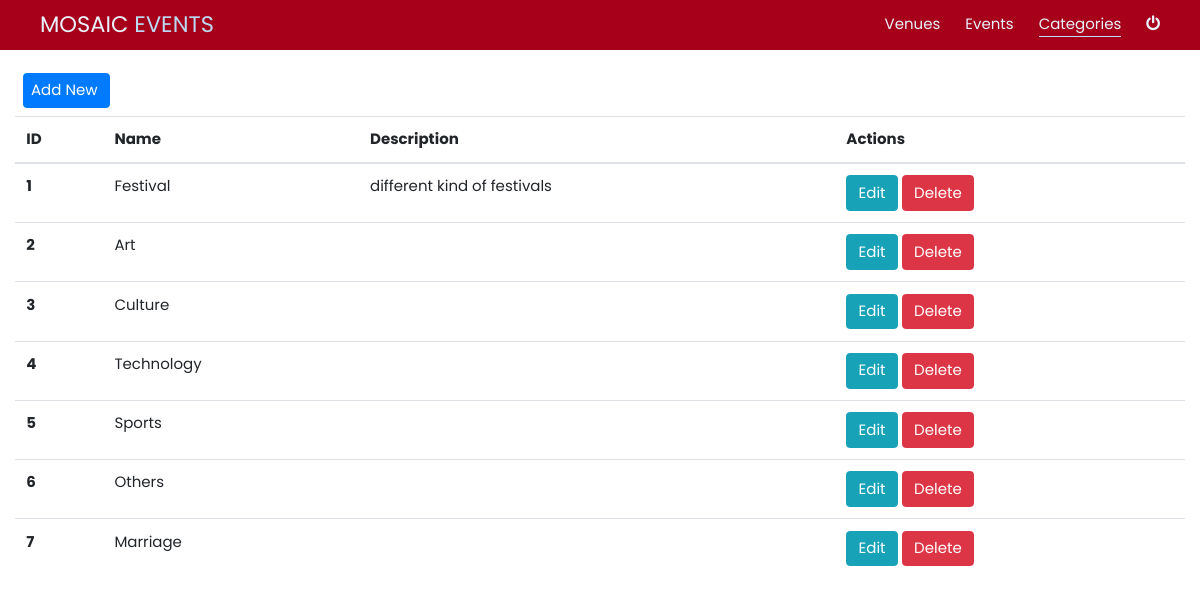
/category/view.php (signed in), run on the app's committed database.
### tables this page shows
CREATE TABLE `categories` (
  `id` int(11) NOT NULL,
  `name` varchar(155) NOT NULL,
  `description` varchar(255) NOT NULL
);

### category/view.php (the view, shortened to what this page needs)
<?php
include('../db_connect.php');
$ReadSql = "SELECT * FROM `categories`";
$res = mysqli_query($conn, $ReadSql);
?>
<!DOCTYPE html>
<html>
    <head>
        <link rel="stylesheet" href="https://cdnjs.cloudflare.com/ajax/libs/font-awesome/4.7.0/css/font-awesome.min.css">
        <link rel="stylesheet" href="../w3-css.css">
        <link rel="stylesheet" href="../cssstyle.css">
		<link rel="stylesheet" href="https://stackpath.bootstrapcdn.com/bootstrap/4.5.0/css/bootstrap.min.css">
		<link href="//maxcdn.bootstrapcdn.com/font-awesome/4.7.0/css/font-awesome.min.css" rel="stylesheet">
    </head>
    <body id="body">
        <header >
            <div class="navigation w3-highway-red w3-container">
                <nav class="nav-container w3-padding-large">
                    <div class="logo">
                        <a href="../admin_index.php" >MOSAIC <span>EVENTS</span></a>
                    </div>
                    <div class="links">
						<a href='../venues/view.php' class='lnk'>Venues</a>
                        <a href='../event/view.php' class='lnk'>Events</a>
                        <a href='../category/view.php' class='lnk active'>Categories</a>
                        <a href="../logout.php" id="logout"><i class="fa fa-power-off " style="font-size:16px" ></i></a>
                    </div>
                </nav>
            </div>
        </header>
		<section>
			<div>
			<div class="container-fluid my-4">
				<div class="row my-2">
					<a href="add.php"><button type="button" class="btn btn-primary ml-4 pl-2">Add New</button></a>
				</div>
				<table class="table ">
				<thead>
					<tr>
						<th>ID</th>
						<th>Name</th>
						<th>Description</th>
						<th>Actions</th>
					</tr>
				</thead>
				<tbody>
				<?php
				while($r = mysqli_fetch_assoc($res)){
				?>
					<tr>
						<th scope="row"><?php echo $r['id']; ?></th>
						<td><?php echo $r['name']; ?></td>
						<td><?php echo $r['description']; ?></td>
						<td>
							<a href="update.php?id=<?php echo $r['id']; ?>"><button type="button" class="btn btn-info">Edit</button></a>
							<button type="button" class="btn btn-danger btn-xs" data-toggle="modal" data-target="#myModal<?php echo $r['id']; ?>">Delete</button>
						</td>
					</tr>
				<?php } ?>
				</tbody>
				</table>
			</div>
			</div>
		</section>
    </body>
</html>

### w3-css.css (style rules this page uses)
html { box-sizing:border-box }
*,*:before,*:after { box-sizing:inherit }
html { -ms-text-size-adjust:100%;-webkit-text-size-adjust:100% }
body { margin:0 }
article,aside,details,figcaption,figure,footer,header,main,menu,nav,section { display:block }
a { background-color:transparent }
button,input,select,textarea,optgroup { font:inherit;margin:0 }
button,input { overflow:visible }
button,select { text-transform:none }
button,[type=button],[type=reset],[type=submit] { -webkit-appearance:button }
html,body { font-family:Verdana,sans-serif;font-size:15px;line-height:1.5 }
html { overflow-x:hidden }
a { color:inherit }
.w3-container:after,.w3-container:before,.w3-panel:after,.w3-panel:before,.w3-row:after,.w3-row:before,.w3-row-padding:after,.w3-row-padding:before, .w3-cell-row:before,.w3-cell-row:after,.w3-clear:after,.w3-clear:before,.w3-bar:before,.w3-bar:after { content:"";display:table;clear:both }
.w3-container,.w3-panel { padding:0.01em 16px }
.w3-padding-large { padding:12px 24px!important }

### cssstyle.css (style rules this page uses)
* { font-family: 'Poppins', sans-serif; }
:root { --nav-link-color: rgba(233, 242, 251, 1); --nav-link-hover-color: rgb(190, 217, 243); --title-span-color: rgb(24, 78, 129); --hero-background: rgb(255, 255, 255); --hero-background-gradient: linear-gradient(0deg, rgba(255, 255, 255, 1) 0%, rgba(17, 57, 96, 1) 100%); --font-small: 0.5em; --font-medium: 1em; --font-medium-large: 1.25em; --font-large: 1.5rem; --font-x-large: 2rem; --font-2x-large: 3rem; --font-3x-large: 3.5rem; --font-4x-large: 4rem; --font-5x-large: 4.5rem; --font-6x-large: 5rem; --font-7x-large: 5.5rem; color: rgba(7, 26, 44, 1); --transition-slow: 0.6s; --transition-medium: 0.4s; --transition-fast: 0.2s; --transition-fastest: 0.1s; }
html { scroll-behavior: smooth; }
body { font-family: "Quicksand", sans-serif; background: #e9e9e9; }
* { margin: 0; }
.active { display: block; content: ""; border-bottom: 1px solid var(--nav-link-hover-color); transition: transform var(--transition-fastest) ease-in-out; transform: scaleX(1); transform-origin: 0% 50%; }
.navigation { width: 100%; position: relative; z-index: 100; top: 0px; height: 50px; background-color: rgb(141, 4, 4); }
.nav-container { margin: 0 auto; width: 100%; height: 100%; display: flex; }
.nav-container .links { display: flex; width: 100%; align-items: center; justify-content: flex-end; gap: 25px; }
.nav-container .logo { display: flex; width: 100%; align-items: center; min-width: 20%; }
.nav-container .logo span { color: var(--nav-link-hover-color); }
.nav-container .links a, .nav-container .logo a { text-decoration: none; color: var(--nav-link-color); transition: var(--transition-fast); }
.nav-container .links a { font-size: var(--font-medium); width: max-content; }
.nav-container .logo a { font-size: var(--font-large); }
.nav-container .links a:after, .mobile-links a:after { display: block; content: ""; border-bottom: 1px solid var(--nav-link-hover-color); transform: scaleX(0); transition: transform var(--transition-fastest) ease-in-out; transform-origin: 100% 50%; }
.w3-highway-red { color:#fff;background-color:#a6001a }
section { position: relative; display: flex; justify-content: center; align-items:center; width: 100%; margin: 20px 0; }
::placeholder { color: black; }

### data on the page
categories: id "1", name "Festival", description "different kind of festivals"
categories: id "2", name "Art"
categories: id "3", name "Culture"
categories: id "4", name "Technology"
categories: id "5", name "Sports"
categories: id "6", name "Others"
categories: id "7", name "Marriage"
